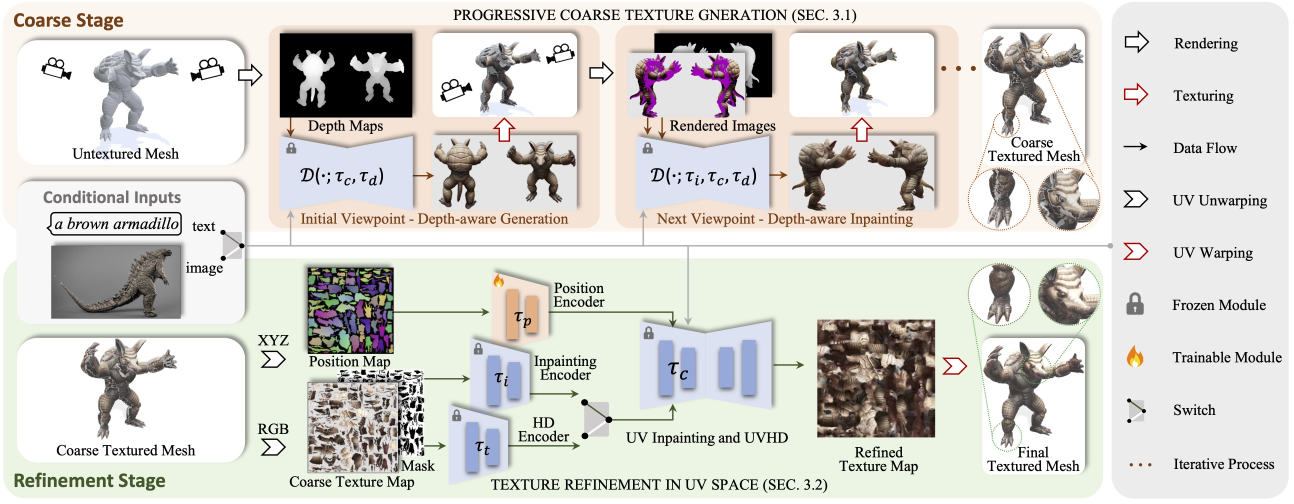
#> input picture assets/images/pipeline.jpg, 3880 x 1510 px (shown at 1/3 size)
$ python -i post_process.py   (imports and definitions only)
#> lines starting #> are read from the running program, lines starting #| are printed output that depends on the picture
import cv2
import numpy as np


# [93 lines left out: functions repeat_pixel_2d, repeat_pixel, build_2d_gaussion, make_strided_arr, customize_down_sample_image, not called in this run]


def fill_image_by_mipmap(image, mask=None, mask_color=None, ksize=9, ratio=2):
    """
        image - [h, w, 3] in opencv
        mask - [h, w] bool
        mask_color - default color for uncolored

        Return:
        image or albedo without hole
    """

    if mask is not None:
        mask_color = [-1, -1, -1]
        pass
    elif mask_color is not None:
        mask = ~(image == mask_color).all(axis=2)
    else:
        assert 0, "Need mask or mask color input"

    # build levels of mipmap
    mipmap_queue = []
    mask_queue = []
    mipmap = image
    mask_mipmap = mask.astype(np.float32)
    while (~ mask_mipmap.all()):
        mipmap, mask_mipmap = customize_down_sample_image(mipmap, mask_mipmap, ksize, ratio)
        mipmap_queue.append(mipmap)
        mask_queue.append(mask_mipmap)

    # for i, img in enumerate(mipmap_queue):
    #     cv2.imwrite(f"mipmap_{i}.png", img)

    # === fill bg
    mipmap_queue.insert(0, image)
    mask_queue.insert(0, mask.astype(np.float32))
    levels = len(mipmap_queue)
    for i in range(levels - 1, -1, -1):
        if i == levels - 1:
            img_blur = mipmap_queue[i]
            continue
        mipmap, mask = mipmap_queue[i], mask_queue[i]

        # fuse mipmap and img_blur
        # print(np.unique(mask))
        mask_blur = cv2.GaussianBlur(mask, (5, 5), 0)
        mask = mask * mask_blur
        mask = mask[:,:,np.newaxis].repeat(3, axis=2)

        h,w,c = img_blur.shape
        img_blur = cv2.resize(img_blur, (w*ratio,h*ratio), interpolation=cv2.INTER_LINEAR)
        # img_blur = repeat_pixel(img_blur, n=ratio)

        img_blur = mipmap * mask + (1 - mask) * img_blur
    return img_blur

>>> import cv2
>>> picture = cv2.imread('../assets/images/pipeline.jpg', cv2.IMREAD_GRAYSCALE)
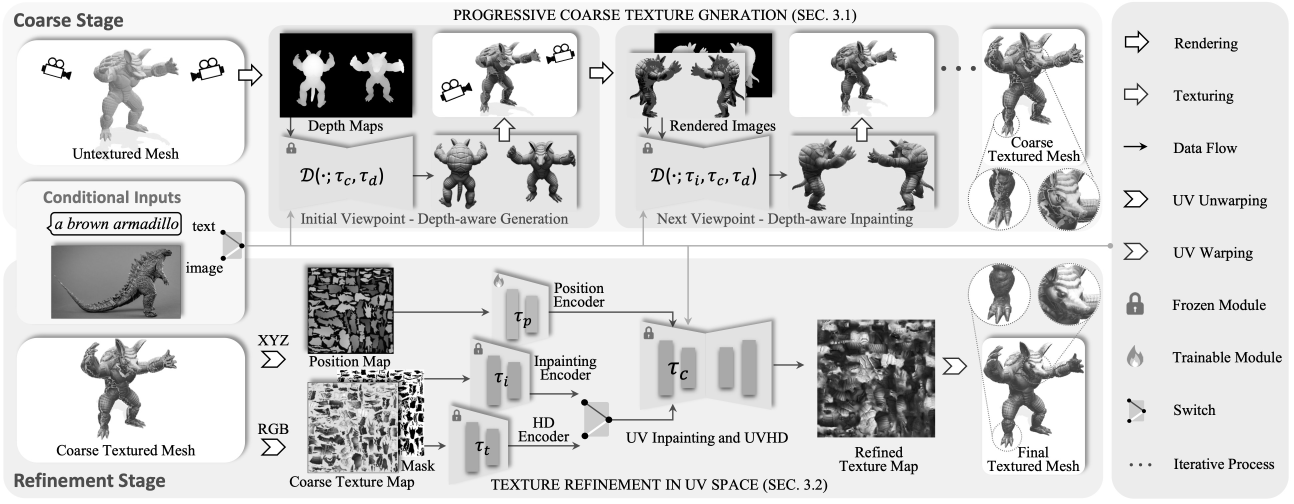
#> picture: shape (1510, 3880) (shown at 1/3 size); min 0, max 255, mean 212.5
>>> result = fill_image_by_mipmap(picture)
#> (the run stopped early here; a loop or call above may not have finished)
